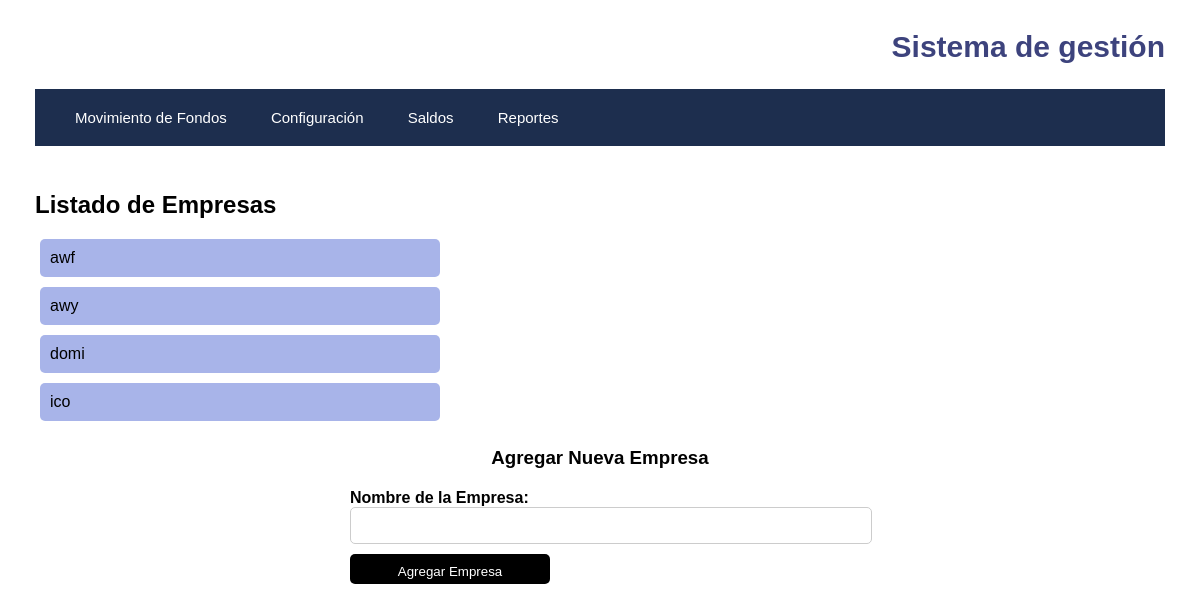
/api/addcompany, run on the app's committed database.
### Models.py (models this page shows, shortened)
class Empresa(db.Model):
    id_empresa = db.Column(db.Integer, unique=True, primary_key=True)
    nombre_empresa = db.Column(db.Text, unique=True)

### app.py (the view)
@app.route("/api/addcompany", methods=["GET"])
def show_company_form():
    opciones_empresa = sorted(Empresa.query.all(), key=lambda empresa: empresa.nombre_empresa)
    return render_template("addcompany.html", opciones_empresa=opciones_empresa)

### templates/addcompany.html (shortened to what this page needs)
<!DOCTYPE html>
<html lang="en">
<head>
    <link rel="stylesheet" type="text/css" href="{{ url_for('static', filename='style.css') }}">
</head>
<body>
    {% extends 'base.html' %}
    {% block content %}
        <h2>Listado de Empresas</h2>
        <ul>
            {% for empresa in opciones_empresa %}
                <li>{{ empresa.nombre_empresa }}</li>
            {% endfor %}
        </ul>
        <h3>Agregar Nueva Empresa</h3>
        <form action="/api/addcompany" method="post">
            <div class="form-group">
                <label for="nombre_empresa">Nombre de la Empresa:</label>
                <input type="text" id="nombre_empresa" name="nombre_empresa" required>
            </div>
            <input type="submit" value="Agregar Empresa">
        </form>
    {% endblock %}

### static/style.css (style rules this page uses)
body { font-family: sans-serif; margin: 0; padding: 0; }
h2 { margin-top: 10px; margin-left: 35px; text-align: left; }
h3 { margin-top: 0; text-align: center; }
form { width: 500px; margin: 0 auto; }
.form-group { margin-bottom: 10px; }
label { font-weight: bold; }
input, select { width: 100%; padding: 10px; border-radius: 5px; border: 1px solid #ccc; }
input[type="submit"] { width: 200px; height: 30px; background-color: #000; color: #fff; border-radius: 5px; border: none; cursor: pointer; margin-bottom: 20px; }
.form-group:nth-child(1) { margin-top: 20px; }
ul { list-style-type: none; overflow-y: auto; max-height: 200px; width: 400px; }
li { background-color: #9ba9e6de; padding: 10px; border-radius: 5px; margin-bottom: 10px; }

### data on the page
Empresa: nombre_empresa "awf"
Empresa: nombre_empresa "awy"
Empresa: nombre_empresa "domi"
Empresa: nombre_empresa "ico"
